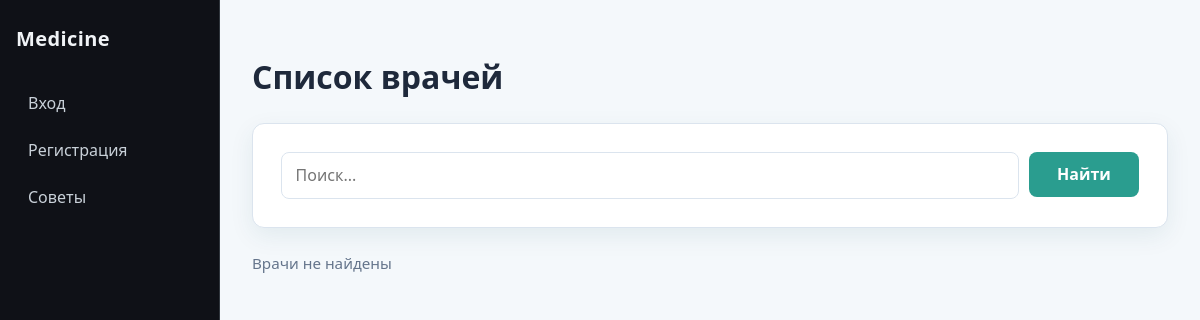
Before: /doctors/doctors/ with the older database file.
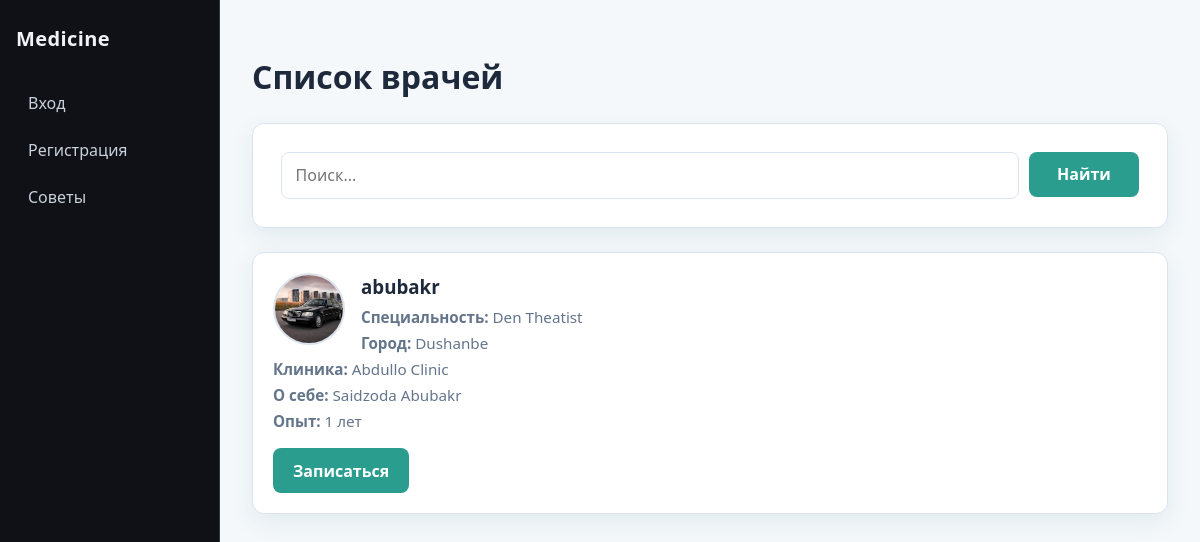
After: the same page with the newer database file.
### doctors/models.py (models this page shows, shortened)
class DoctorProfile(models.Model):
    user=models.OneToOneField(settings.AUTH_USER_MODEL,on_delete=models.CASCADE)
    speciality=models.CharField(max_length=20)
    city=models.CharField(max_length=50)
    clinic=models.CharField(max_length=100)
    bio=models.TextField(blank=True)
    experience=models.PositiveIntegerField(default=0)
    photo=models.ImageField(upload_to='doctors/',null=True,blank=True)

### accounts/models.py (models this page shows)
class User(AbstractUser):
    ROLE_CHOICES = (
        ('patient', 'Patient'),
        ('doctor', 'Doctor'),
        ('admin', 'Admin'),
    )
    role = models.CharField(
        max_length=20,
        choices=ROLE_CHOICES
    )
    phone = models.CharField(
        max_length=20,
        unique=True
    )
    age=models.PositiveIntegerField()
    def __str__(self):
        return self.username

### doctors/views.py (the view)
def show_all_doctors(request):
    profile=DoctorProfile.objects.select_related('user').filter(user__role='doctor')
    q=request.GET.get('q','').strip()
    if q:
        profile = profile.filter(
            Q(user__username__icontains=q) |
            Q(speciality__icontains=q) |
            Q(city__icontains=q)
        )
    stats=profile.aggregate(
        all_patients=Count('id')
    )
    return render(request,'doctors/doctors.html',{"doctors":profile,"stats":stats})

### templates/doctors/doctors.html (shortened to what this page needs)
{% extends "accounts/base.html" %}
{% block main %}
<h1>Список врачей</h1>
<form class="search-bar panel" action="" method="get">
    <input type="text" placeholder="Поиск..." name="q">
    <button type="submit">Найти</button>
</form>
{% for i in doctors %}
    <article class="doctor-card panel">
        {% if i.photo %}
            <img src="{{ i.photo.url }}" alt="">
        {% else %}
            <img src="/media/user.png" alt="">
        {% endif %}
        <h3>{{ i.user }}</h3>
        <p><strong>Специальность:</strong> {{ i.speciality }}</p>
        <p><strong>Город:</strong> {{ i.city }}</p>
        <p><strong>Клиника:</strong> {{ i.clinic }}</p>
        <p><strong>О себе:</strong> {{ i.bio }}</p>
        <p><strong>Опыт:</strong> {{ i.experience }} лет</p>
        <a class="book-link button" href="{% url 'create_appointment' i.id %}">Записаться</a>
    </article>
{% empty %}
    <p class="muted">Врачи не найдены</p>
{% endfor %}
{% endblock %}

### templates/accounts/base.html (shortened to what this page needs)
<!DOCTYPE html>
{% load static %}
<html lang="ru">
<head>
    <link rel="stylesheet" href="{% static 'css/style.css' %}">
</head>
<body class="{% block body_class %}{% endblock %}">
    <div class="site-layout">
        <nav class="site-nav" aria-label="Навигация">
            <a class="site-brand" href="{% url 'redirect_dashboard' %}">Medicine</a>
            <ul class="nav-list">
                {% block nav %}
                {% if user.is_authenticated %}
                    <li><a href="{% url 'redirect_dashboard' %}">Главная</a></li>
                    <li><a href="{% url 'my_profile' %}">Мой профиль</a></li>
                    <li><a href="{% url 'global_chat' %}">Советы</a></li>
                    <li><a href="{% url 'doctors_list' %}">Список врачей</a></li>
                    <li><a href="{% url 'logout' %}">Выход</a></li>
                {% else %}
                    <li><a href="{% url 'login' %}">Вход</a></li>
                    <li><a href="{% url 'register' %}">Регистрация</a></li>
                    <li><a href="{% url 'global_chat' %}">Советы</a></li>
                {% endif %}
                {% endblock %}
            </ul>
        </nav>
        <main class="site-content">
            {% block main %}{% endblock %}
        </main>
    </div>
</body>
</html>

### static/css/style.css (style rules this page uses)
*, *::before, *::after { box-sizing: border-box; }
:root { --color-bg: #f4f8fb; --color-surface: #ffffff; --color-sidebar: #0f1117; --color-sidebar-hover: #1c2128; --color-sidebar-border: #30363d; --color-sidebar-text: #c9d1d9; --color-sidebar-muted: #8b949e; --color-text: #1e293b; --color-muted: #64748b; --color-accent: #2a9d8f; --color-accent-dark: #21867a; --color-border: #dbe4ee; --color-error: #c1121f; --color-badge-doctor: #e76f51; --color-badge-patient: #2a9d8f; --shadow: 0 8px 24px rgba(15, 76, 92, 0.08); --radius: 12px; --nav-width: 220px; --font: "Segoe UI", system-ui, -apple-system, sans-serif; }
html, body { margin: 0; padding: 0; min-height: 100%; font-family: var(--font); font-size: 16px; line-height: 1.5; color: var(--color-text); background: var(--color-bg); }
a { color: var(--color-accent); text-decoration: none; }
.site-layout { min-height: 100vh; overflow: hidden; }
.site-nav { float: left; width: var(--nav-width); min-height: 100vh; padding: 1.5rem 1rem; background: var(--color-sidebar); color: var(--color-sidebar-text); border-right: 1px solid var(--color-sidebar-border); }
.site-brand { display: block; margin-bottom: 1.75rem; font-size: 1.25rem; font-weight: 700; color: #f0f3f6; letter-spacing: 0.02em; }
.nav-list { margin: 0; padding: 0; list-style: none; }
.nav-list li { margin-bottom: 0.35rem; }
.nav-list a { display: block; padding: 0.55rem 0.75rem; border-radius: 8px; color: var(--color-sidebar-text); font-weight: 500; }
.site-content { margin-left: var(--nav-width); padding: 2rem; min-height: 100vh; }
.auth-panel form, .panel form, form.panel { background: var(--color-surface); padding: 1.75rem; border-radius: var(--radius); box-shadow: var(--shadow); border: 1px solid var(--color-border); }
input[type="text"], input[type="email"], input[type="password"], input[type="tel"], input[type="number"], input[type="datetime-local"], input[type="file"], textarea { width: 100%; margin-bottom: 1rem; padding: 0.65rem 0.85rem; border: 1px solid var(--color-border); border-radius: 8px; font: inherit; background: #fff; }
button, .button { display: inline-block; padding: 0.65rem 1.25rem; border: none; border-radius: 8px; background: var(--color-accent); color: #fff; font: inherit; font-weight: 600; cursor: pointer; }
.panel { background: var(--color-surface); border-radius: var(--radius); box-shadow: var(--shadow); border: 1px solid var(--color-border); }
.search-bar { margin-bottom: 1.5rem; overflow: hidden; }
.search-bar input[type="text"] { width: calc(100% - 120px); float: left; margin-bottom: 0; }
.search-bar button { float: right; width: 110px; }
.doctor-card { padding: 1.25rem; margin-bottom: 1rem; overflow: hidden; }
.doctor-card img { float: left; width: 72px; height: 72px; border-radius: 50%; object-fit: cover; margin-right: 1rem; border: 2px solid var(--color-border); }
.doctor-card h3 { margin: 0 0 0.35rem; }
.doctor-card p { margin: 0.2rem 0; color: var(--color-muted); font-size: 0.95rem; }
.doctor-card .book-link { clear: both; display: inline-block; margin-top: 0.75rem; }

Changed rows visible on the page:
added DoctorProfile: photo (picture), user "abubakr", speciality "Den Theatist", city "Dushanbe", clinic "Abdullo Clinic", bio "Saidzoda Abubakr", experience "1"
Other visible differences:
text no longer shown: "Врачи не найдены"
